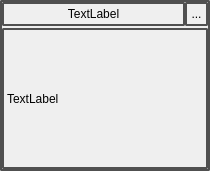
<?xml version="1.0" encoding="UTF-8"?>
<ui version="4.0">
 <class>loading_editor_image_frame_widget_ui</class>
 <widget class="QWidget" name="loading_editor_image_frame_widget_ui">
  <property name="geometry">
   <rect>
    <x>0</x>
    <y>0</y>
    <width>210</width>
    <height>171</height>
   </rect>
  </property>
  <property name="sizePolicy">
   <sizepolicy hsizetype="Maximum" vsizetype="Maximum">
    <horstretch>0</horstretch>
    <verstretch>0</verstretch>
   </sizepolicy>
  </property>
  <property name="maximumSize">
   <size>
    <width>210</width>
    <height>171</height>
   </size>
  </property>
  <property name="windowTitle">
   <string>Form</string>
  </property>
  <property name="styleSheet">
   <string notr="true">border: 2px solid rgb(176, 176, 176);
border-radius: 2px;
border: 2px solid;
border-color: rgba(80, 80, 80, 255);
</string>
  </property>
  <layout class="QVBoxLayout" name="verticalLayout">
   <property name="spacing">
    <number>2</number>
   </property>
   <property name="leftMargin">
    <number>2</number>
   </property>
   <property name="topMargin">
    <number>2</number>
   </property>
   <property name="rightMargin">
    <number>2</number>
   </property>
   <property name="bottomMargin">
    <number>2</number>
   </property>
   <item>
    <layout class="QHBoxLayout" name="horizontalLayout">
     <property name="spacing">
      <number>0</number>
     </property>
     <item>
      <widget class="QLabel" name="image_name">
       <property name="minimumSize">
        <size>
         <width>0</width>
         <height>16</height>
        </size>
       </property>
       <property name="maximumSize">
        <size>
         <width>16777215</width>
         <height>24</height>
        </size>
       </property>
       <property name="styleSheet">
        <string notr="true">border-radius: 2px;
border: 2px solid;
border-color: rgba(80, 80, 80, 255);
</string>
       </property>
       <property name="text">
        <string>TextLabel</string>
       </property>
       <property name="alignment">
        <set>Qt::AlignCenter</set>
       </property>
      </widget>
     </item>
     <item>
      <widget class="QToolButton" name="close_image_button">
       <property name="maximumSize">
        <size>
         <width>16777215</width>
         <height>24</height>
        </size>
       </property>
       <property name="styleSheet">
        <string notr="true">border-radius: 2px;
border: 2px solid;
border-color: rgba(80, 80, 80, 255);
</string>
       </property>
       <property name="text">
        <string>...</string>
       </property>
       <property name="icon">
        <iconset resource="../resources.qrc">
         <normaloff>:/icons/close_16dp_9D9D9D_FILL0_wght400_GRAD0_opsz20.svg</normaloff>:/icons/close_16dp_9D9D9D_FILL0_wght400_GRAD0_opsz20.svg</iconset>
       </property>
      </widget>
     </item>
    </layout>
   </item>
   <item>
    <widget class="QLabel" name="image_src_frame">
     <property name="minimumSize">
      <size>
       <width>0</width>
       <height>140</height>
      </size>
     </property>
     <property name="styleSheet">
      <string notr="true">border-radius: 2px;
border: 2px solid;
border-color: rgba(80, 80, 80, 255);
</string>
     </property>
     <property name="text">
      <string>TextLabel</string>
     </property>
    </widget>
   </item>
  </layout>
 </widget>
 <resources>
  <include location="../resources.qrc"/>
 </resources>
 <connections/>
</ui>
